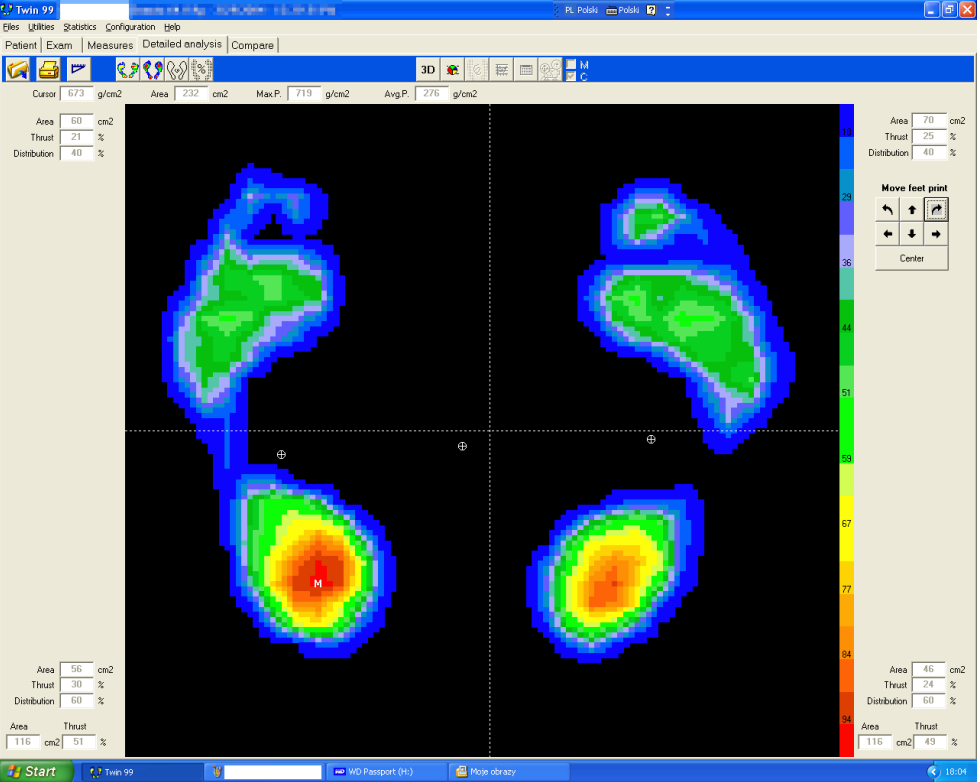
#> input picture 3.png, 980 x 782 px; its folder holds only this picture in this run
$ jupyter execute Final_ROI_Extr.ipynb   (older library calls are emulated)
#> lines starting #> are read from the running program, lines starting #| are printed output that depends on the picture; after the words box and inside, x2 and y2 are one past the last pixel; in counts of white or black regions, pixels touching at a corner belong together
# This is the refined and final version in which I concatenated the modules from last post into a for loop

[cell 1]
#import the required libraries
import numpy as np
import cv2
import glob
import os
from matplotlib import pyplot as plt
from PIL import Image

[cell 2]
#give the in and out directories

#change the input directolry to where you have all your images that you want to work on
input_dir="D:\workspace\school\Surrey\pedobaro\codebase\Ractangle_screenshot_extraction\Data\WN"

#change this to where you  want to make output folder
output_dir="D:\workspace\school\Surrey\pedobaro\codebase\Ractangle_screenshot_extraction\Cropped"

[cell 3]
#traverse through the given directory and make a list of names with jpg extention

os.chdir(output_dir)     #change dir to outpt dir and make a folder of the name cropped
if not os.path.isdir("Cr_WN"):
                    os.mkdir("Cr_WN")


os.chdir(input_dir)      #change the directory to input folder and get the list of names with jpg extention
files=glob.glob("*.png") #
print(files)

[cell 4]
#main for loop that traverse through all the files and saves them into ouput directory

for n in files:

    #read the image into the envoirnment one by one code to manipulate
    img =cv2.imread(n)
#> img is the input picture: shape (782, 980, 3); mean B, G, R 107.2, 98.1, 83.9

    #convert the color image to greyscale for thresholding later
    #helpfull as we need to crop color image in the end thats why instead of opeing image directly in greyscale we load in colour get contours in grey scale
    #and then crop the color image and save back according to the contours we got
    img_gray =cv2.cvtColor(img, cv2.COLOR_BGR2GRAY);
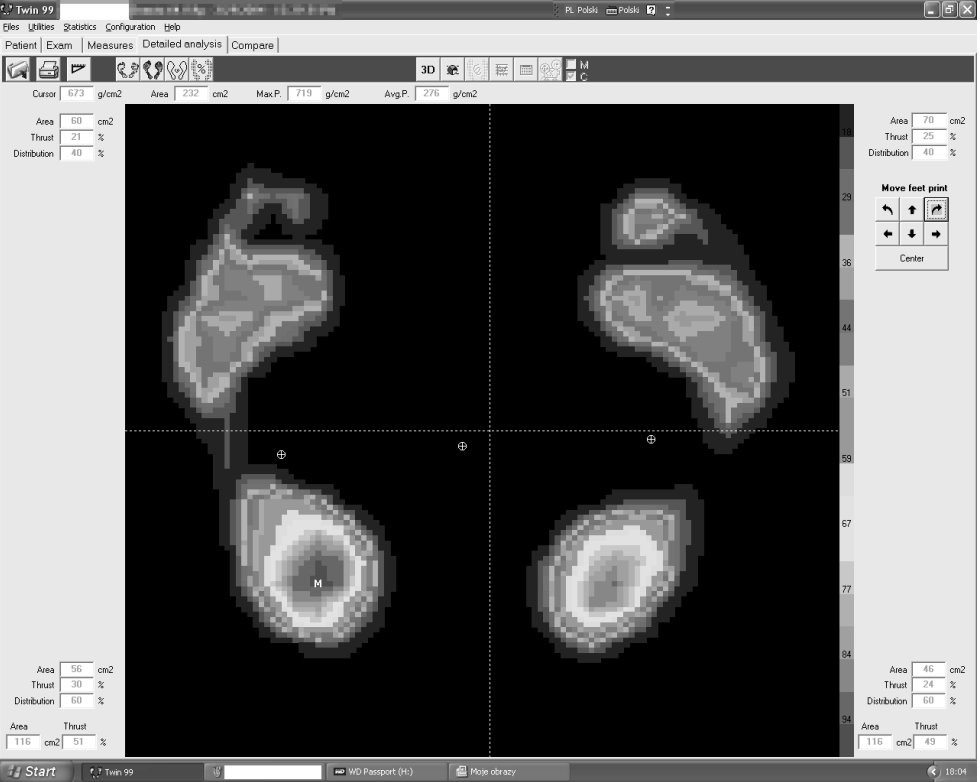
#> img_gray: shape (782, 980); min 0, max 255, mean 94.9


    #binary thresholding
    ret,thresh = cv2.threshold(img_gray,5,6,cv2.THRESH_BINARY)
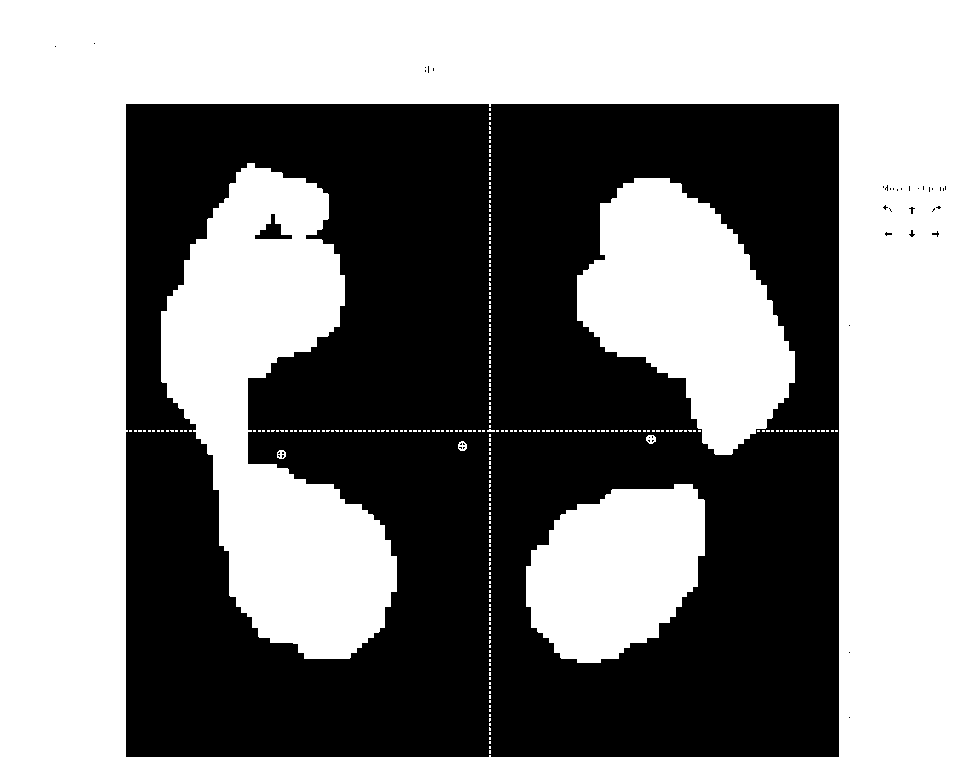
#> thresh: shape (782, 980); values 0 (black) and 6 (white), 54.9% white; 45 black regions (42 under 20 px)

    #getting a list of contours using opencv find contours
    IMAGE,contours,hierarchy = cv2.findContours(thresh, cv2.RETR_TREE,  cv2.CHAIN_APPROX_SIMPLE)
#> contours = 325 contours, 312 with area under 20; largest, box (x1, y1, x2, y2) and area: (0, 0, 980, 782) 764599, (125, 103, 840, 758) 466944, (161, 163, 397, 659) 58692, (577, 178, 795, 455) 35121, (526, 484, 705, 663) 23370

    #sorts all the contours in desecnding order and get only two of the largest contours whcih are 1-whole image and 2-ROI
    # we only take the second highest ractangle using key ContourArea and plot that.
    cnt = sorted(contours, key = cv2.contourArea, reverse = True)[1:3]
#> cnt = 2 contours; box (x1, y1, x2, y2) and area: (125, 103, 840, 758) 466944, (161, 163, 397, 659) 58692
    X1 = []
    Y1 = []
    X2 = []
    Y2 = []
    for c in cnt:
        x,y,w,h = cv2.boundingRect(c)


        X1.append(x)    #added these 5 pixels padding to the height and width of the image
        Y1.append(y)
        X2.append(x+w)    #added these 5 pixels padding to the height and width of the image
        Y2.append(y+h)
#> this loop made 2 passes
#> (x, y, w, h) on passes 1 to 2: (125, 103, 715, 655), (161, 163, 236, 496)
#> after the loop, X1 = [125, 161]; X2 = [840, 397]; Y1 = [103, 163]; Y2 = [758, 659]


    #plot and check if the image has been loaded correctly
    #plt.imshow(cv2.cvtColor(img, cv2.COLOR_BGR2RGB))

    cropped_img = img[min(Y1):max(Y2), min(X1):max(X2)]
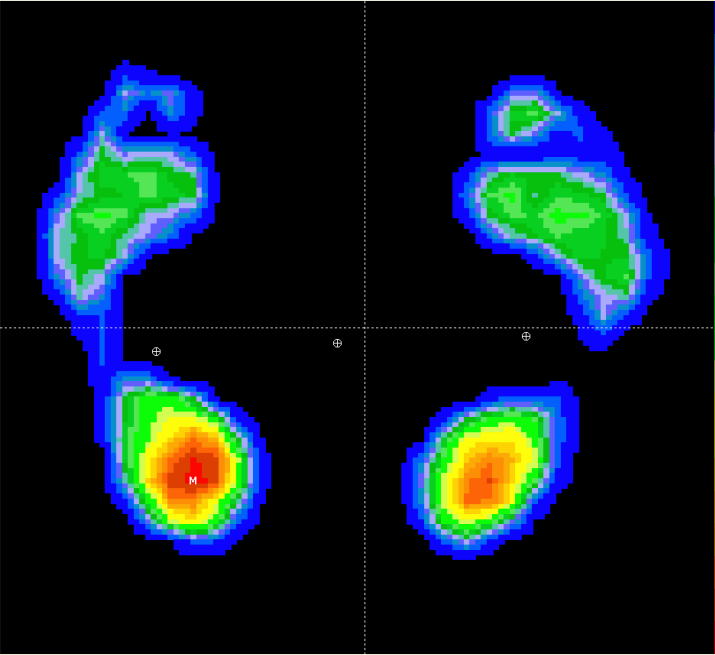
#> cropped_img: shape (655, 715, 3); mean B, G, R 41.6, 31.7, 16.3
    #plt.imshow(cv2.cvtColor(cropped_img, cv2.COLOR_BGR2RGB))

    #write the required part of image as a seprate image after the extraction
    cv2.imwrite(output_dir+'/Cr_WN/'+n,cropped_img)
